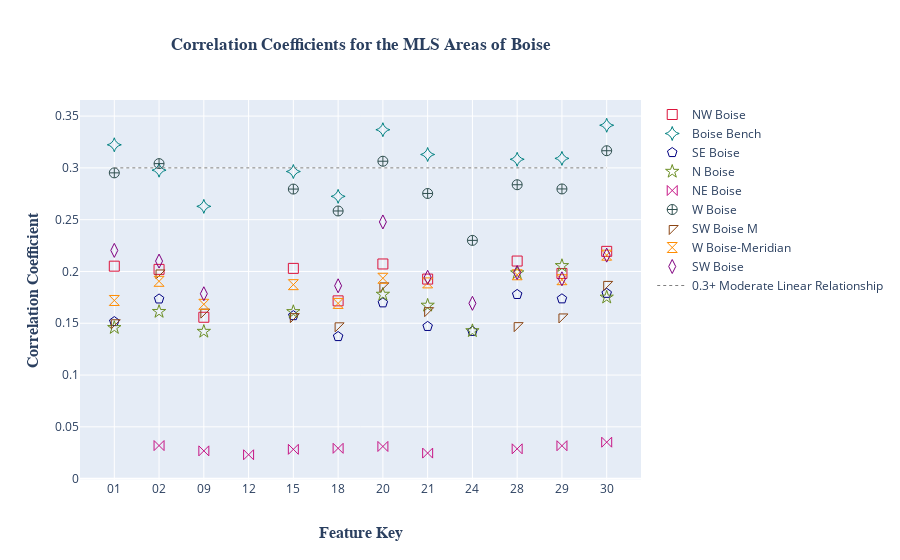

The cell this chart's notebook holds for it:
### Code cell
# df = pd.read_pickle('a-Coeff-compare.pkl')

# # drops rows up to TAV_Ch, below TAV_Ch = 0 and TAV_Ch = 1 
# df = df.iloc[9:]

# # Needed to make a key for ease a readability and to make the reference line for moderate linear 
# # relationship

# df['key'] = ['00','01','02','03','04','05','06','07','08','09','10','11','12','13','14',
#              '15','16','17','18','19','20','21','22','23','24','25','26','27','28','29','30']
# df['ref_line'] = .3


# #this will drop rows that have less than 4 values (feature name, key, ref line, & @ least 1 value)
# df = df.dropna(thresh = 4)

# area_fig = go.Figure()

# area_fig.add_trace(go.Scatter(x= df['key'], y=df['NW_Boise_GC'],
#                     mode='markers',
#                     marker_color = 'rgb(220,20,60)',
#                     marker=dict(size= 10, symbol = "square-open"),          
#                     name='NW Boise'))

# area_fig.add_trace(go.Scatter(x= df['key'], y=df['B_Bench'],
#                     mode='markers',
#                     marker_color = 'rgb(0,128,128)',
#                     marker=dict(size= 10, symbol = "star-diamond-open"), 
#                     name='Boise Bench'))

# area_fig.add_trace(go.Scatter(x= df['key'], y=df['SE_Boise'],
#                     mode='markers',
#                     marker_color = 'rgb(0,0,128)',
#                     marker=dict(size= 10, symbol = "pentagon-open"),          
#                     name='SE Boise'))

# area_fig.add_trace(go.Scatter(x= df['key'], y=df['N_Boise'],
#                     mode='markers',
#                     marker_color = 'rgb(107,142,35)',
#                     marker=dict(size= 10, symbol = "star-open"),          
#                     name='N Boise'))

# area_fig.add_trace(go.Scatter(x= df['key'], y=df['NE_Boise'],
#                     mode='markers',
#                     marker_color = 'rgb(199,21,133)',
#                     marker=dict(size= 10, symbol = "bowtie-open"),           
#                     name='NE Boise'))

# area_fig.add_trace(go.Scatter(x= df['key'], y=df['W_Boise'],
#                     mode='markers',
#                     marker_color = 'rgb(47,79,79)',
#                     marker=dict(size= 10, symbol = "circle-cross-open"),          
#                     name='W Boise'))

# area_fig.add_trace(go.Scatter(x= df['key'], y=df['SW_Boise_M'],
#                     mode='markers',
#                     marker_color = 'rgb(139,69,19)',
#                     marker=dict(size= 10, symbol = "triangle-nw-open"),          
#                     name='SW Boise M'))

# area_fig.add_trace(go.Scatter(x= df['key'], y=df['W_Boise_M'],
#                     mode='markers',
#                     marker_color = 'rgb(255,140,0)',
#                     marker=dict(size= 10, symbol = "hourglass-open"),          
#                     name='W Boise-Meridian'))

# area_fig.add_trace(go.Scatter(x= df['key'], y=df['SW_Boise'],
#                     mode='markers',
#                     marker_color = 'rgb(128,0,128)',
#                     marker=dict(size= 10, symbol = "diamond-tall-open"),           
#                     name='SW Boise'))


# area_fig.add_trace(go.Scatter(x= df['key'] , y=df['ref_line'],
#                     mode = 'lines',          
#                     line = dict(color='Grey', width=1, dash='dot'),          
#                     name='0.3+ Moderate Linear Relationship'))

# # area_fig.update_layout(
# #     shapes=[
# #         # Line Horizontal
# #         go.layout.Shape(
# #             type="line",
# #             x0=0,y0=.7,
# #             x1=11,y1=.7,
# #             line=dict(
# #                 color="Grey",
# #                 width=1,
# #                 dash="dashdot",),),])
# # area_fig.update_layout(
# #     shapes=[
# #         # Line Horizontal
# #         go.layout.Shape(
# #             type="line",
# #             x0=-1,y0=.3,
# #             x1=15.1,y1=.3,
# #             line=dict(
# #                 color="Grey",
# #                 width=1,
# #                 dash="dashdot",),),])



# area_fig.update_layout(
#     title=go.layout.Title(
#         text="<b>Correlation Coefficients for the MLS Areas of Boise<b>",
#         font = dict( 
#             family = 'Times New Roman'),
#         xref="paper",
#         x=.5
#     ),
#     yaxis=go.layout.YAxis(
#         title=go.layout.yaxis.Title(
#             text="<b>Correlation Coefficient<b>",
#             font=dict(
#                 family="Times New Roman",
#                 size=16,
# #                color="#7f7f7f"
#             )
#         )
#     ),
#     xaxis=go.layout.XAxis(
#         type = 'category',
#         title=go.layout.xaxis.Title(
#             text="<b>Feature Key<b>",
#             font=dict(
#                 family="Times New Roman",
#                 size=16,
# #                color="#7f7f7f"
#             )
#         )
#     ))


# area_fig.show()

### Figure 1 — Plotly figure (JSON) as saved in the notebook; plotly's stock layout.template omitted (floating-point values rounded to 4 significant figures)
{"data": [{"marker": {"color": "rgb(220,20,60)", "size": 10, "symbol": "square-open"}, "mode": "markers", "name": "NW Boise", "type": "scatter", "x": ["01", "02", "09", "12", "15", "18", "20", "21", "24", "28", "29", "30"], "y": [0.2051, 0.202, 0.1558, null, 0.203, 0.1716, 0.2072, 0.1927, null, 0.2101, 0.1981, 0.2194]}, {"marker": {"color": "rgb(0,128,128)", "size": 10, "symbol": "star-diamond-open"}, "mode": "markers", "name": "Boise Bench", "type": "scatter", "x": ["01", "02", "09", "12", "15", "18", "20", "21", "24", "28", "29", "30"], "y": [0.3223, 0.2978, 0.2629, null, 0.2965, 0.2725, 0.3369, 0.3129, null, 0.3083, 0.3092, 0.3412]}, {"marker": {"color": "rgb(0,0,128)", "size": 10, "symbol": "pentagon-open"}, "mode": "markers", "name": "SE Boise", "type": "scatter", "x": ["01", "02", "09", "12", "15", "18", "20", "21", "24", "28", "29", "30"], "y": [0.1517, 0.1735, null, null, 0.1574, 0.1372, 0.1697, 0.147, 0.1422, 0.1778, 0.1736, 0.1789]}, {"marker": {"color": "rgb(107,142,35)", "size": 10, "symbol": "star-open"}, "mode": "markers", "name": "N Boise", "type": "scatter", "x": ["01", "02", "09", "12", "15", "18", "20", "21", "24", "28", "29", "30"], "y": [0.1457, 0.1612, 0.142, null, 0.1611, null, 0.1779, 0.1673, 0.1426, 0.1985, 0.2055, 0.175]}, {"marker": {"color": "rgb(199,21,133)", "size": 10, "symbol": "bowtie-open"}, "mode": "markers", "name": "NE Boise", "type": "scatter", "x": ["01", "02", "09", "12", "15", "18", "20", "21", "24", "28", "29", "30"], "y": [null, 0.03192, 0.02681, 0.02306, 0.02829, 0.02927, 0.03106, 0.02467, null, 0.02879, 0.03177, 0.03517]}, {"marker": {"color": "rgb(47,79,79)", "size": 10, "symbol": "circle-cross-open"}, "mode": "markers", "name": "W Boise", "type": "scatter", "x": ["01", "02", "09", "12", "15", "18", "20", "21", "24", "28", "29", "30"], "y": [0.2952, 0.3041, null, null, 0.2795, 0.2584, 0.3064, 0.2753, 0.23, 0.2837, 0.2797, 0.3166]}, {"marker": {"color": "rgb(139,69,19)", "size": 10, "symbol": "triangle-nw-open"}, "mode": "markers", "name": "SW Boise M", "type": "scatter", "x": ["01", "02", "09", "12", "15", "18", "20", "21", "24", "28", "29", "30"], "y": [0.1505, 0.1986, 0.1607, null, 0.1564, 0.1475, 0.1861, 0.1622, null, 0.1477, 0.1561, 0.1875]}, {"marker": {"color": "rgb(255,140,0)", "size": 10, "symbol": "hourglass-open"}, "mode": "markers", "name": "W Boise-Meridian", "type": "scatter", "x": ["01", "02", "09", "12", "15", "18", "20", "21", "24", "28", "29", "30"], "y": [0.172, 0.1905, 0.1683, null, 0.1873, 0.1692, 0.1934, 0.189, null, 0.1968, 0.1921, 0.2157]}, {"marker": {"color": "rgb(128,0,128)", "size": 10, "symbol": "diamond-tall-open"}, "mode": "markers", "name": "SW Boise", "type": "scatter", "x": ["01", "02", "09", "12", "15", "18", "20", "21", "24", "28", "29", "30"], "y": [0.2204, 0.21, 0.1785, null, null, 0.1862, 0.2478, 0.1944, 0.1693, 0.199, 0.1929, 0.2158]}, {"line": {"color": "Grey", "dash": "dot", "width": 1}, "mode": "lines", "name": "0.3+ Moderate Linear Relationship", "type": "scatter", "x": ["01", "02", "09", "12", "15", "18", "20", "21", "24", "28", "29", "30"], "y": [0.3, 0.3, 0.3, 0.3, 0.3, 0.3, 0.3, 0.3, 0.3, 0.3, 0.3, 0.3]}], "layout": {"title": {"font": {"family": "Times New Roman"}, "text": "<b>Correlation Coefficients for the MLS Areas of Boise<b>", "x": 0.5, "xref": "paper"}, "xaxis": {"title": {"font": {"family": "Times New Roman", "size": 16}, "text": "<b>Feature Key<b>"}, "type": "category"}, "yaxis": {"title": {"font": {"family": "Times New Roman", "size": 16}, "text": "<b>Correlation Coefficient<b>"}}}}
